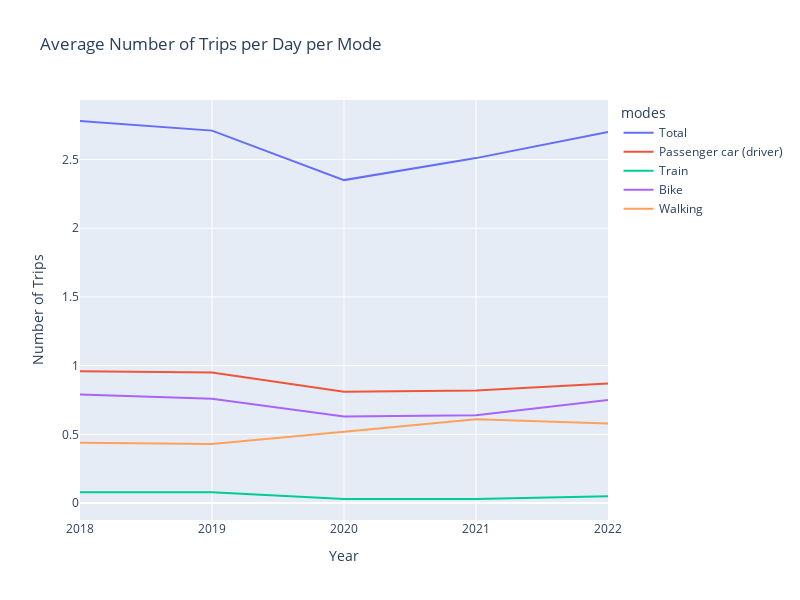
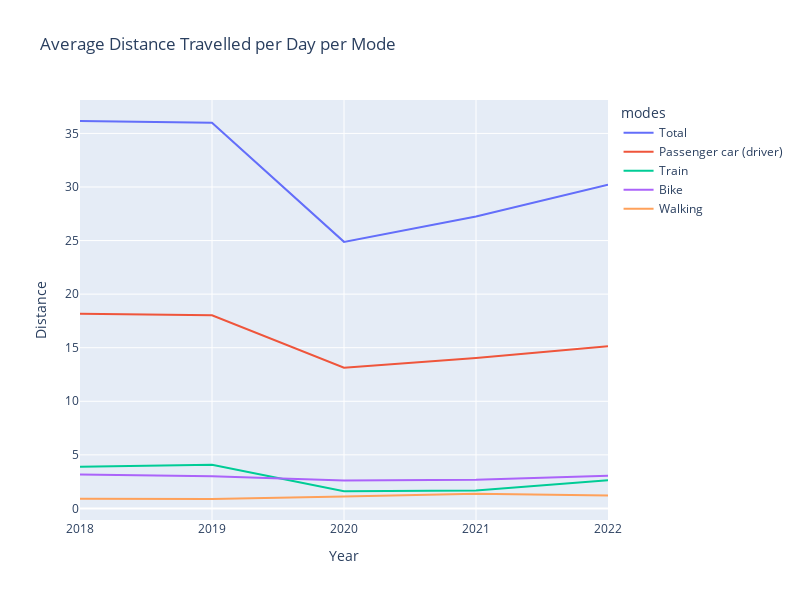
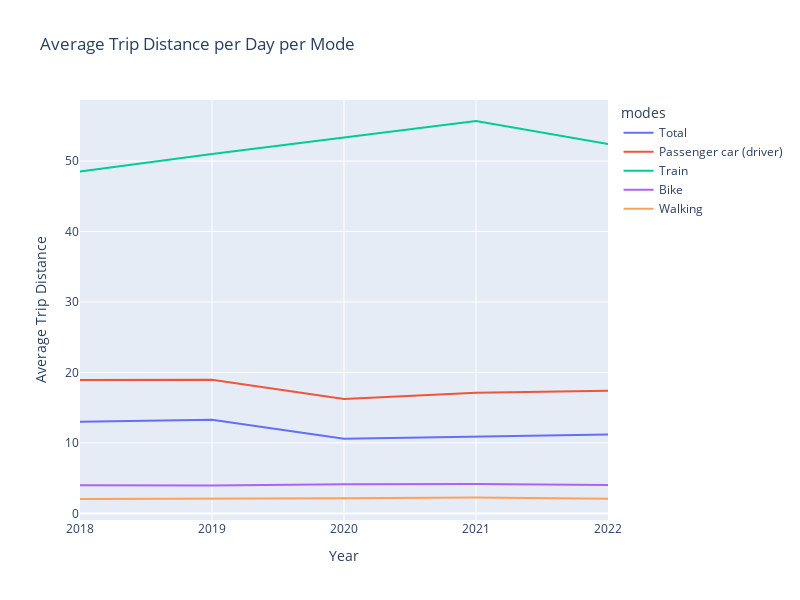

Here is the notebook cell these charts were saved with, in order:
### Markdown cell above
# Subquestion 3: How did the general mobility behaviour for all modes compared to fuel based modes change in the Netherlands?

People have started to travel more again in recent years, probably because COVID has passed, in the years during COVID more people will have traveled by car because this is private transportation and kept the chance of infection lower than traveling by public transportation. Also, since COVID, bicycle usage has increased since COVID. Furthermore, rising fuel prices are expected to make people look for alternatives, so other modes of transportation will become more attractive.

### Code cell
# Creating the plot number of trips
fig = px.line(mobility_trend_trips_melted, x='Year', y='Number of Trips', 
    color='modes', title='Average Number of Trips per Day per Mode')
fig.update_layout(height=600, width=800 )
fig.show()

# Creating the plot distance
fig = px.line(mobility_trend_dist_melted, x='Year', y='Distance', 
    color='modes', title='Average Distance Travelled per Day per Mode')
fig.update_layout(height=600, width=800 )
fig.show()

# Creating the plot distance
fig = px.line(avg_trip_dist_melted, x='Year', y='Average Trip Distance', 
    color='modes', title='Average Trip Distance per Day per Mode')
fig.update_layout(height=600, width=800 )
fig.show()

### Figure 1 — Plotly figure (JSON) as saved in the notebook; plotly's stock layout.template omitted (floating-point values rounded to 4 significant figures)
{"data": [{"hovertemplate": "modes=Total<br>Year=%{x}<br>Number of Trips=%{y}<extra></extra>", "legendgroup": "Total", "line": {"color": "#636efa", "dash": "solid"}, "marker": {"symbol": "circle"}, "mode": "lines", "name": "Total", "orientation": "v", "showlegend": true, "type": "scatter", "x": ["2018", "2019", "2020", "2021", "2022"], "xaxis": "x", "y": [2.78, 2.71, 2.35, 2.51, 2.7], "yaxis": "y"}, {"hovertemplate": "modes=Passenger car (driver)<br>Year=%{x}<br>Number of Trips=%{y}<extra></extra>", "legendgroup": "Passenger car (driver)", "line": {"color": "#EF553B", "dash": "solid"}, "marker": {"symbol": "circle"}, "mode": "lines", "name": "Passenger car (driver)", "orientation": "v", "showlegend": true, "type": "scatter", "x": ["2018", "2019", "2020", "2021", "2022"], "xaxis": "x", "y": [0.96, 0.95, 0.81, 0.82, 0.87], "yaxis": "y"}, {"hovertemplate": "modes=Train<br>Year=%{x}<br>Number of Trips=%{y}<extra></extra>", "legendgroup": "Train", "line": {"color": "#00cc96", "dash": "solid"}, "marker": {"symbol": "circle"}, "mode": "lines", "name": "Train", "orientation": "v", "showlegend": true, "type": "scatter", "x": ["2018", "2019", "2020", "2021", "2022"], "xaxis": "x", "y": [0.08, 0.08, 0.03, 0.03, 0.05], "yaxis": "y"}, {"hovertemplate": "modes=Bike<br>Year=%{x}<br>Number of Trips=%{y}<extra></extra>", "legendgroup": "Bike", "line": {"color": "#ab63fa", "dash": "solid"}, "marker": {"symbol": "circle"}, "mode": "lines", "name": "Bike", "orientation": "v", "showlegend": true, "type": "scatter", "x": ["2018", "2019", "2020", "2021", "2022"], "xaxis": "x", "y": [0.79, 0.76, 0.63, 0.64, 0.75], "yaxis": "y"}, {"hovertemplate": "modes=Walking<br>Year=%{x}<br>Number of Trips=%{y}<extra></extra>", "legendgroup": "Walking", "line": {"color": "#FFA15A", "dash": "solid"}, "marker": {"symbol": "circle"}, "mode": "lines", "name": "Walking", "orientation": "v", "showlegend": true, "type": "scatter", "x": ["2018", "2019", "2020", "2021", "2022"], "xaxis": "x", "y": [0.44, 0.43, 0.52, 0.61, 0.58], "yaxis": "y"}], "layout": {"height": 600, "legend": {"title": {"text": "modes"}, "tracegroupgap": 0}, "title": {"text": "Average Number of Trips per Day per Mode"}, "width": 800, "xaxis": {"anchor": "y", "domain": [0, 1], "title": {"text": "Year"}}, "yaxis": {"anchor": "x", "domain": [0, 1], "title": {"text": "Number of Trips"}}}}

### Figure 2 — Plotly figure (JSON) as saved in the notebook; plotly's stock layout.template omitted (floating-point values rounded to 4 significant figures)
{"data": [{"hovertemplate": "modes=Total<br>Year=%{x}<br>Distance=%{y}<extra></extra>", "legendgroup": "Total", "line": {"color": "#636efa", "dash": "solid"}, "marker": {"symbol": "circle"}, "mode": "lines", "name": "Total", "orientation": "v", "showlegend": true, "type": "scatter", "x": ["2018", "2019", "2020", "2021", "2022"], "xaxis": "x", "y": [36.16, 36, 24.88, 27.24, 30.21], "yaxis": "y"}, {"hovertemplate": "modes=Passenger car (driver)<br>Year=%{x}<br>Distance=%{y}<extra></extra>", "legendgroup": "Passenger car (driver)", "line": {"color": "#EF553B", "dash": "solid"}, "marker": {"symbol": "circle"}, "mode": "lines", "name": "Passenger car (driver)", "orientation": "v", "showlegend": true, "type": "scatter", "x": ["2018", "2019", "2020", "2021", "2022"], "xaxis": "x", "y": [18.16, 18.02, 13.14, 14.05, 15.13], "yaxis": "y"}, {"hovertemplate": "modes=Train<br>Year=%{x}<br>Distance=%{y}<extra></extra>", "legendgroup": "Train", "line": {"color": "#00cc96", "dash": "solid"}, "marker": {"symbol": "circle"}, "mode": "lines", "name": "Train", "orientation": "v", "showlegend": true, "type": "scatter", "x": ["2018", "2019", "2020", "2021", "2022"], "xaxis": "x", "y": [3.88, 4.08, 1.6, 1.67, 2.62], "yaxis": "y"}, {"hovertemplate": "modes=Bike<br>Year=%{x}<br>Distance=%{y}<extra></extra>", "legendgroup": "Bike", "line": {"color": "#ab63fa", "dash": "solid"}, "marker": {"symbol": "circle"}, "mode": "lines", "name": "Bike", "orientation": "v", "showlegend": true, "type": "scatter", "x": ["2018", "2019", "2020", "2021", "2022"], "xaxis": "x", "y": [3.16, 3.01, 2.61, 2.68, 3.04], "yaxis": "y"}, {"hovertemplate": "modes=Walking<br>Year=%{x}<br>Distance=%{y}<extra></extra>", "legendgroup": "Walking", "line": {"color": "#FFA15A", "dash": "solid"}, "marker": {"symbol": "circle"}, "mode": "lines", "name": "Walking", "orientation": "v", "showlegend": true, "type": "scatter", "x": ["2018", "2019", "2020", "2021", "2022"], "xaxis": "x", "y": [0.9, 0.88, 1.12, 1.38, 1.21], "yaxis": "y"}], "layout": {"height": 600, "legend": {"title": {"text": "modes"}, "tracegroupgap": 0}, "title": {"text": "Average Distance Travelled per Day per Mode"}, "width": 800, "xaxis": {"anchor": "y", "domain": [0, 1], "title": {"text": "Year"}}, "yaxis": {"anchor": "x", "domain": [0, 1], "title": {"text": "Distance"}}}}

### Figure 3 — Plotly figure (JSON) as saved in the notebook; plotly's stock layout.template omitted (floating-point values rounded to 4 significant figures)
{"data": [{"hovertemplate": "modes=Total<br>Year=%{x}<br>Average Trip Distance=%{y}<extra></extra>", "legendgroup": "Total", "line": {"color": "#636efa", "dash": "solid"}, "marker": {"symbol": "circle"}, "mode": "lines", "name": "Total", "orientation": "v", "showlegend": true, "type": "scatter", "x": ["2018", "2019", "2020", "2021", "2022"], "xaxis": "x", "y": [13.01, 13.28, 10.59, 10.85, 11.19], "yaxis": "y"}, {"hovertemplate": "modes=Passenger car (driver)<br>Year=%{x}<br>Average Trip Distance=%{y}<extra></extra>", "legendgroup": "Passenger car (driver)", "line": {"color": "#EF553B", "dash": "solid"}, "marker": {"symbol": "circle"}, "mode": "lines", "name": "Passenger car (driver)", "orientation": "v", "showlegend": true, "type": "scatter", "x": ["2018", "2019", "2020", "2021", "2022"], "xaxis": "x", "y": [18.92, 18.97, 16.22, 17.13, 17.39], "yaxis": "y"}, {"hovertemplate": "modes=Train<br>Year=%{x}<br>Average Trip Distance=%{y}<extra></extra>", "legendgroup": "Train", "line": {"color": "#00cc96", "dash": "solid"}, "marker": {"symbol": "circle"}, "mode": "lines", "name": "Train", "orientation": "v", "showlegend": true, "type": "scatter", "x": ["2018", "2019", "2020", "2021", "2022"], "xaxis": "x", "y": [48.5, 51, 53.33, 55.67, 52.4], "yaxis": "y"}, {"hovertemplate": "modes=Bike<br>Year=%{x}<br>Average Trip Distance=%{y}<extra></extra>", "legendgroup": "Bike", "line": {"color": "#ab63fa", "dash": "solid"}, "marker": {"symbol": "circle"}, "mode": "lines", "name": "Bike", "orientation": "v", "showlegend": true, "type": "scatter", "x": ["2018", "2019", "2020", "2021", "2022"], "xaxis": "x", "y": [4, 3.96, 4.14, 4.19, 4.05], "yaxis": "y"}, {"hovertemplate": "modes=Walking<br>Year=%{x}<br>Average Trip Distance=%{y}<extra></extra>", "legendgroup": "Walking", "line": {"color": "#FFA15A", "dash": "solid"}, "marker": {"symbol": "circle"}, "mode": "lines", "name": "Walking", "orientation": "v", "showlegend": true, "type": "scatter", "x": ["2018", "2019", "2020", "2021", "2022"], "xaxis": "x", "y": [2.05, 2.05, 2.15, 2.26, 2.09], "yaxis": "y"}], "layout": {"height": 600, "legend": {"title": {"text": "modes"}, "tracegroupgap": 0}, "title": {"text": "Average Trip Distance per Day per Mode"}, "width": 800, "xaxis": {"anchor": "y", "domain": [0, 1], "title": {"text": "Year"}}, "yaxis": {"anchor": "x", "domain": [0, 1], "title": {"text": "Average Trip Distance"}}}}
